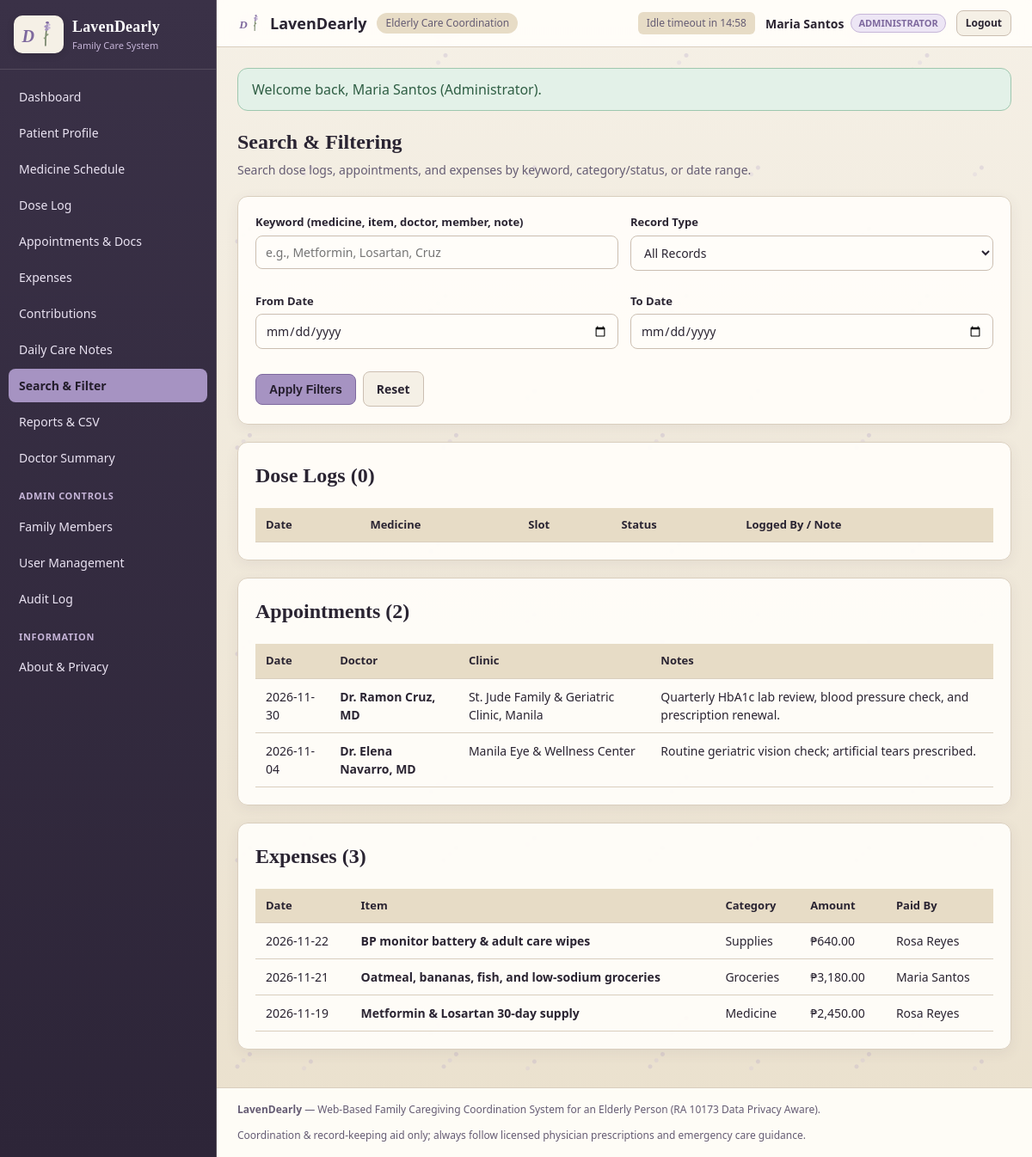
The page /search.php (signed in) on the database its author committed.
### tables this page shows
CREATE TABLE IF NOT EXISTS users (
  id INT AUTO_INCREMENT PRIMARY KEY,
  full_name VARCHAR(120) NOT NULL,
  email VARCHAR(140) NOT NULL UNIQUE,
  password_hash VARCHAR(255) NOT NULL,
  relationship_label VARCHAR(80) NOT NULL,
  role ENUM('administrator', 'caregiver', 'contributor') NOT NULL DEFAULT 'contributor',
  agreed_share_pct DECIMAL(5,2) NOT NULL DEFAULT 0.00,
  is_active TINYINT(1) NOT NULL DEFAULT 1,
  last_login_at DATETIME NULL,
  created_at TIMESTAMP DEFAULT CURRENT_TIMESTAMP
);

CREATE TABLE IF NOT EXISTS appointments (
  id INT AUTO_INCREMENT PRIMARY KEY,
  patient_id INT NOT NULL DEFAULT 1,
  appointment_date DATE NOT NULL,
  appointment_time VARCHAR(20) DEFAULT '09:00 AM',
  doctor_name VARCHAR(140) NOT NULL,
  clinic_or_hospital VARCHAR(160) NOT NULL,
  purpose_or_notes TEXT NOT NULL,
  attachment_path VARCHAR(255) NULL,
  attachment_label VARCHAR(160) NULL,
  created_by INT NOT NULL,
  created_at TIMESTAMP DEFAULT CURRENT_TIMESTAMP,
  FOREIGN KEY (patient_id) REFERENCES patients(id) ON DELETE CASCADE,
  FOREIGN KEY (created_by) REFERENCES users(id)
);

CREATE TABLE IF NOT EXISTS expenses (
  id INT AUTO_INCREMENT PRIMARY KEY,
  patient_id INT NOT NULL DEFAULT 1,
  expense_date DATE NOT NULL,
  item_name VARCHAR(160) NOT NULL,
  category ENUM('medicine', 'groceries', 'checkup', 'supplies', 'other') NOT NULL,
  amount DECIMAL(10,2) NOT NULL,
  paid_by INT NOT NULL,
  receipt_path VARCHAR(255) NULL,
  notes VARCHAR(255) DEFAULT '',
  created_at TIMESTAMP DEFAULT CURRENT_TIMESTAMP,
  FOREIGN KEY (patient_id) REFERENCES patients(id) ON DELETE CASCADE,
  FOREIGN KEY (paid_by) REFERENCES users(id)
);

### includes/auth.php (called while the page is built, shortened)
<?php
function e(?string $value): string {
    return htmlspecialchars((string)($value ?? ''), ENT_QUOTES | ENT_SUBSTITUTE, 'UTF-8');
}
function require_login(): array {
    $pdo = get_db();
    $stmt = $pdo->prepare('SELECT id, full_name, email, relationship_label, role, agreed_share_pct, is_active, last_login_at FROM users WHERE id = :id LIMIT 1');
    $stmt->execute([':id' => (int)$_SESSION['user_id']]);
    $user = $stmt->fetch();
    return $user;
}
function take_flash(): ?array {
    $f = $_SESSION['flash'];
    return $f;
}

### search.php (the view, shortened to what this page needs)
<?php
require_once __DIR__ . '/includes/auth.php';
$currentUser = require_login();
$pdo = get_db();
$q = trim((string)($_GET['q'] ?? ''));
$module = $_GET['module'] ?? 'all';
$dateFrom = trim((string)($_GET['date_from'] ?? ''));
$dateTo = trim((string)($_GET['date_to'] ?? ''));
$doseRows = [];
$apptRows = [];
$expRows = [];
if ($module === 'all' || $module === 'doses') {
    $sql = "SELECT dl.log_date, dl.scheduled_time, dl.status, dl.note, m.name AS med_name, u.full_name AS user_name
            FROM dose_logs dl
            JOIN medicines m ON m.id = dl.medicine_id
            JOIN users u ON u.id = dl.logged_by WHERE 1=1";
    $params = [];
    $sql .= " ORDER BY dl.log_date DESC, dl.id DESC LIMIT 50";
    $st = $pdo->prepare($sql);
    $st->execute($params);
    $doseRows = $st->fetchAll();
}
if ($module === 'all' || $module === 'appointments') {
    $sql = "SELECT appointment_date, doctor_name, clinic_or_hospital, purpose_or_notes
            FROM appointments WHERE 1=1";
    $params = [];
    $sql .= " ORDER BY appointment_date DESC LIMIT 50";
    $st = $pdo->prepare($sql);
    $st->execute($params);
    $apptRows = $st->fetchAll();
}
if ($module === 'all' || $module === 'expenses') {
    $sql = "SELECT e.expense_date, e.item_name, e.category, e.amount, e.notes, u.full_name AS payer_name
            FROM expenses e JOIN users u ON u.id = e.paid_by WHERE 1=1";
    $params = [];
    $sql .= " ORDER BY e.expense_date DESC LIMIT 50";
    $st = $pdo->prepare($sql);
    $st->execute($params);
    $expRows = $st->fetchAll();
}
$activePage = 'search.php';
include __DIR__ . '/includes/header.php';
?>
<div class="page-header">
  <div>
    <h1>Search &amp; Filtering</h1>
    <p>Search dose logs, appointments, and expenses by keyword, category/status, or date range.</p>
  </div>
</div>
<div class="card">
  <form method="get" action="search.php" class="form-grid">
    <div class="form-group">
      <label for="q">Keyword (medicine, item, doctor, member, note)</label>
      <input type="text" id="q" name="q" value="<?= e($q) ?>" placeholder="e.g., Metformin, Losartan, Cruz">
    </div>
    <div class="form-group">
      <label for="module">Record Type</label>
      <select id="module" name="module">
        <option value="all" <?= $module === 'all' ? 'selected' : '' ?>>All Records</option>
      </select>
    </div>
    <div class="form-group">
      <label for="date_from">From Date</label>
      <input type="date" id="date_from" name="date_from" value="<?= e($dateFrom) ?>">
    </div>
    <div class="form-group">
      <label for="date_to">To Date</label>
      <input type="date" id="date_to" name="date_to" value="<?= e($dateTo) ?>">
    </div>
    <div class="btn-row" style="grid-column: 1 / -1;">
      <button type="submit" class="btn btn-primary">Apply Filters</button>
      <a href="search.php" class="btn btn-outline">Reset</a>
    </div>
  </form>
</div>
<?php if ($module === 'all' || $module === 'doses'): ?>
<div class="card">
  <h2>Dose Logs (<?= count($doseRows) ?>)</h2>
  <div class="table-wrap">
    <table>
      <thead><tr><th>Date</th><th>Medicine</th><th>Slot</th><th>Status</th><th>Logged By / Note</th></tr></thead>
    </table>
  </div>
</div>
<?php endif; ?>
<?php if ($module === 'all' || $module === 'appointments'): ?>
<div class="card">
  <h2>Appointments (<?= count($apptRows) ?>)</h2>
  <div class="table-wrap">
    <table>
      <thead><tr><th>Date</th><th>Doctor</th><th>Clinic</th><th>Notes</th></tr></thead>
      <tbody>
        <?php foreach ($apptRows as $r): ?>
          <tr>
            <td><?= e($r['appointment_date']) ?></td>
            <td><strong><?= e($r['doctor_name']) ?></strong></td>
            <td><?= e($r['clinic_or_hospital']) ?></td>
            <td><?= e($r['purpose_or_notes']) ?></td>
          </tr>
        <?php endforeach; ?>
      </tbody>
    </table>
  </div>
</div>
<?php endif; ?>
<?php if ($module === 'all' || $module === 'expenses'): ?>
<div class="card">
  <h2>Expenses (<?= count($expRows) ?>)</h2>
  <div class="table-wrap">
    <table>
      <thead><tr><th>Date</th><th>Item</th><th>Category</th><th>Amount</th><th>Paid By</th></tr></thead>
      <tbody>
        <?php foreach ($expRows as $r): ?>
          <tr>
            <td><?= e($r['expense_date']) ?></td>
            <td><strong><?= e($r['item_name']) ?></strong></td>
            <td><?= e(ucfirst($r['category'])) ?></td>
            <td>&#8369;<?= number_format((float)$r['amount'], 2) ?></td>
            <td><?= e($r['payer_name']) ?></td>
          </tr>
        <?php endforeach; ?>
      </tbody>
    </table>
  </div>
</div>
<?php endif; ?>
<?php include __DIR__ . '/includes/footer.php'; ?>

### includes/header.php (shortened to what this page needs)
<?php
$currentUser = $currentUser ?? null;
$activePage = $activePage ?? basename($_SERVER['PHP_SELF']);
$flash = function_exists('take_flash') ? take_flash() : null;
$role = $currentUser['role'] ?? '';
?>
<!DOCTYPE html>
<html lang="en">
<head>
  <link rel="stylesheet" href="assets/css/style.css">
</head>
<body>
  <div class="app-shell">
    <?php if ($currentUser): ?>
    <aside class="sidebar" id="sidebar">
      <div class="brand-box">
        <div class="brand-mark" aria-hidden="true">
          <svg class="logo-svg" viewBox="0 0 64 52" xmlns="http://www.w3.org/2000/svg">
            <text x="5" y="38" fill="#7E699E" class="logo-d">D</text>
          </svg>
        </div>
        <div>
          <div class="brand-title">LavenDearly</div>
          <div class="brand-sub">Family Care System</div>
        </div>
      </div>
      <nav class="nav-list">
        <a href="dashboard.php" class="nav-item <?= $activePage === 'dashboard.php' ? 'active' : '' ?>">Dashboard</a>
        <a href="patient.php" class="nav-item <?= $activePage === 'patient.php' ? 'active' : '' ?>">Patient Profile</a>
        <a href="medicines.php" class="nav-item <?= $activePage === 'medicines.php' ? 'active' : '' ?>">Medicine Schedule</a>
        <a href="doselog.php" class="nav-item <?= $activePage === 'doselog.php' ? 'active' : '' ?>">Dose Log</a>
        <a href="appointments.php" class="nav-item <?= $activePage === 'appointments.php' ? 'active' : '' ?>">Appointments &amp; Docs</a>
        <a href="expenses.php" class="nav-item <?= $activePage === 'expenses.php' ? 'active' : '' ?>">Expenses</a>
        <a href="contributions.php" class="nav-item <?= $activePage === 'contributions.php' ? 'active' : '' ?>">Contributions</a>
        <a href="notes.php" class="nav-item <?= $activePage === 'notes.php' ? 'active' : '' ?>">Daily Care Notes</a>
        <a href="search.php" class="nav-item <?= $activePage === 'search.php' ? 'active' : '' ?>">Search &amp; Filter</a>
        <a href="reports.php" class="nav-item <?= $activePage === 'reports.php' ? 'active' : '' ?>">Reports &amp; CSV</a>
        <a href="summary.php" class="nav-item <?= $activePage === 'summary.php' ? 'active' : '' ?>">Doctor Summary</a>
        <?php if ($role === 'administrator'): ?>
          <div class="nav-divider">Admin Controls</div>
          <a href="members.php" class="nav-item <?= $activePage === 'members.php' ? 'active' : '' ?>">Family Members</a>
          <a href="users.php" class="nav-item <?= $activePage === 'users.php' ? 'active' : '' ?>">User Management</a>
          <a href="audit.php" class="nav-item <?= $activePage === 'audit.php' ? 'active' : '' ?>">Audit Log</a>
        <?php endif; ?>
        <div class="nav-divider">Information</div>
        <a href="about.php" class="nav-item <?= $activePage === 'about.php' ? 'active' : '' ?>">About &amp; Privacy</a>
      </nav>
    </aside>
    <?php endif; ?>
    <div class="main-column">
      <header class="topbar">
        <div class="topbar-left">
          <a href="<?= $currentUser ? 'dashboard.php' : 'index.php' ?>" class="topbar-brand-group">
            <svg class="topbar-logo-mini" viewBox="0 0 64 52" xmlns="http://www.w3.org/2000/svg" aria-hidden="true">
              <text x="5" y="38" fill="#7E699E" class="logo-d">D</text>
            </svg>
            <span>LavenDearly</span>
          </a>
          <span class="topbar-tag">Elderly Care Coordination</span>
        </div>
        <div class="topbar-right">
          <?php if ($currentUser): ?>
            <span class="session-badge" id="sessionTimer">Session active</span>
            <div class="user-pill">
              <strong><?= e($currentUser['full_name']) ?></strong>
              <span class="role-badge role-<?= e($currentUser['role']) ?>"><?= e(ucfirst($currentUser['role'])) ?></span>
            </div>
            <a href="logout.php" class="btn btn-sm btn-outline">Logout</a>
          <?php else: ?>
            <a href="about.php" class="btn btn-sm btn-ghost">About</a>
            <a href="login.php" class="btn btn-sm btn-primary">Login</a>
          <?php endif; ?>
        </div>
      </header>
      <main class="content-area">
        <?php if ($flash): ?>
          <div class="flash flash-<?= e($flash['type']) ?>"><?= e($flash['message']) ?></div>
        <?php endif; ?>

### rows shown on the page
users: full_name "Maria Santos", role "ADMINISTRATOR"
appointments: appointment_date "2026-11-30", doctor_name "Dr. Ramon Cruz, MD", clinic_or_hospital "St. Jude Family & Geriatric Clinic, Manila", purpose_or_notes "Quarterly HbA1c lab review, blood pressure check, and prescription renewal."
appointments: appointment_date "2026-11-04", doctor_name "Dr. Elena Navarro, MD", clinic_or_hospital "Manila Eye & Wellness Center", purpose_or_notes "Routine geriatric vision check; artificial tears prescribed."
expenses: expense_date "2026-11-22", item_name "BP monitor battery & adult care wipes", category "Supplies", amount "640.00", paid_by.full_name "Rosa Reyes"
expenses: expense_date "2026-11-21", item_name "Oatmeal, bananas, fish, and low-sodium groceries", category "Groceries", amount "3,180.00", paid_by.full_name "Maria Santos"
expenses: expense_date "2026-11-19", item_name "Metformin & Losartan 30-day supply", category "Medicine", amount "2,450.00", paid_by.full_name "Rosa Reyes"

### other values the page prints
$flash['message'] "Welcome back, Maria Santos (Administrator)."
count($doseRows) "0"
count($apptRows) "2"
count($expRows) "3"
